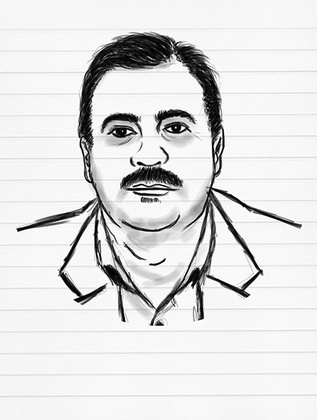
%> input picture notebook line in paint/paint/paint.jpg, 317 x 420 px, shrunk from 500 x 663 before the run
$ octave main.m   (GNU Octave 9; MATLAB toolbox functions it lacks are replaced by stand-ins)
%> lines starting %> are read from the running program, lines starting %| are printed output that depends on the picture; in (x1, y1, x2, y2) boxes, pixels count from 0 and x2, y2 are one past the last pixel; in counts of white or black regions, pixels touching at a corner belong together; the program's own positions count from 1
### notebook line in paint/median.m
function median_result = median(image_binary, x, y)

% amir shokri
% amirsh.nll@gmail.com

    img1 = image_binary;
    img2 = img1;

    median_number = [];
    new_value = 0;

    x_img = x;
    y_img = y;

    pixels = zeros(x_img, y_img);

    for i = 1:x_img
       for j= 1:y_img
        pixels(i, j) = img1(i, j);
       end
    end

    for i = 1:x_img
       for j= 1:y_img
           if(i == 1 && j == 1)
               median_number = [pixels(i, j) pixels(i, j+1) pixels(i+1, j) pixels(i+1, j+1)];
               median_number = sort(median_number);
               new_value = median_number(2);
           elseif(i == x_img && j == 1)
               median_number = [pixels(i-1, j) pixels(i-1, j+1) pixels(i, j) pixels(i-1, j+1)];
               median_number = sort(median_number);
               new_value = median_number(2);
           elseif(i == 1 && j == y_img)
               median_number = [pixels(i, j-1) pixels(i, j) pixels(i+1, j-1) pixels(i+1, j)];
               median_number = sort(median_number);
               new_value = median_number(2);
           elseif(i == x_img && j == y_img)
               median_number = [pixels(i-1, j-1) pixels(i-1, j) pixels(i, j-1) pixels(i, j)];
               median_number = sort(median_number);
               new_value = median_number(2);
           elseif(i == 1)
               median_number = [pixels(i, j-1) pixels(i, j) pixels(i, j+1) pixels(i+1, j-1) pixels(i+1, j) pixels(i+1, j+1)];
               median_number = sort(median_number);
               new_value = median_number(3);
           elseif(i == x_img)
               median_number = [pixels(i-1, j-1) pixels(i-1, j) pixels(i-1, j+1) pixels(i, j-1) pixels(i, j) pixels(i-1, j+1)];
               median_number = sort(median_number);
               new_value = median_number(3);
           elseif(j == 1)
               median_number = [pixels(i-1, j) pixels(i-1, j+1) pixels(i, j) pixels(i-1, j+1) pixels(i+1, j) pixels(i+1, j+1)];
               median_number = sort(median_number);
               new_value = median_number(3);
           elseif(j == y_img)
               median_number = [pixels(i-1, j-1) pixels(i-1, j) pixels(i, j-1) pixels(i, j) pixels(i+1, j-1) pixels(i+1, j)];
               median_number = sort(median_number);
               new_value = median_number(3);
           else
               median_number = [pixels(i-1, j-1) pixels(i-1, j) pixels(i-1, j+1) pixels(i, j-1) pixels(i, j) pixels(i-1, j+1) pixels(i+1, j-1) pixels(i+1, j) pixels(i+1, j+1)];
               median_number = sort(median_number);
               new_value = median_number(4);
           end

           img2(i, j) = new_value;
           new_value = 0;
       end
    end

    median_result = img2;

end

### notebook line in paint/mean.m
function mean_result = mean(image_binary, x, y)

  % amir shokri
  % amirsh.nll@gmail.com

    img1 = image_binary;
    img2 = img1;

    sum = 0;

    x_img = x;
    y_img = y;

    pixels = zeros(x_img, y_img);

    for i = 1:x_img
       for j= 1:y_img
        pixels(i, j) = img1(i, j);
       end
    end

    for i = 1:x_img
       for j= 1:y_img
           if(i == 1 && j == 1)
               sum = pixels(i, j) * pixels(i, j+1) * pixels(i+1, j) * pixels(i+1, j+1);
               sum = sum ^ (1/4);
           elseif(i == x_img && j == 1)
               sum = pixels(i-1, j) * pixels(i-1, j+1) * pixels(i, j) * pixels(i-1, j+1);
               sum = sum ^ (1/4);
           elseif(i == 1 && j == y_img)
               sum = pixels(i, j-1) * pixels(i, j) * pixels(i+1, j-1) * pixels(i+1, j);
               sum = sum ^ (1/4);
           elseif(i == x_img && j == y_img)
               sum = pixels(i-1, j-1) * pixels(i-1, j) * pixels(i, j-1) * pixels(i, j);
               sum = sum ^ (1/4);
           elseif(i == 1)
               sum = pixels(i, j-1) * pixels(i, j) * pixels(i, j+1) * pixels(i+1, j-1) * pixels(i+1, j) * pixels(i+1, j+1);
               sum = sum ^ (1/6);
           elseif(i == x_img)
               sum = pixels(i-1, j-1) * pixels(i-1, j) * pixels(i-1, j+1) * pixels(i, j-1) * pixels(i, j) * pixels(i-1, j+1);
               sum = sum ^ (1/6);
           elseif(j == 1)
               sum = pixels(i-1, j) * pixels(i-1, j+1) * pixels(i, j) * pixels(i-1, j+1) * pixels(i+1, j) * pixels(i+1, j+1);
               sum = sum ^ (1/6);
           elseif(j == y_img)
               sum = pixels(i-1, j-1) * pixels(i-1, j) * pixels(i, j-1) * pixels(i, j) * pixels(i+1, j-1) * pixels(i+1, j);
               sum = sum ^ (1/6);
           else
               sum = pixels(i-1, j-1) * pixels(i-1, j) * pixels(i-1, j+1) * pixels(i, j-1) * pixels(i, j) * pixels(i-1, j+1) * pixels(i+1, j-1) * pixels(i+1, j) * pixels(i+1, j+1);
               sum = sum ^ (1/9);
           end

           img2(i, j) = sum;
           sum = 0;
       end
    end
    mean_result = img2;
end

### notebook line in paint/main.m
clc;
clear;
close all;

% amir shokri
% amirsh.nll@gmail.com

image_raw       = imread('paint/paint.jpg');
%> image_raw is the input picture: size 420x317 uint8; min 0, max 255, mean 223.3
image_paint     = image_raw;
image_size      = size(image_paint);
%> image_size = [420 317]
image_x         = image_size(1);
%> image_x = 420
image_y         = image_size(2);
%> image_y = 317

size_check = size(image_size);
%> size_check = [1 2]
if(size_check(1, 2) > 2)
    image_paint = rgb2gray(image_paint);
end

image_bin   = imbinarize(image_paint, 'adaptive', 'ForegroundPolarity', 'dark', 'Sensitivity', 0.5);
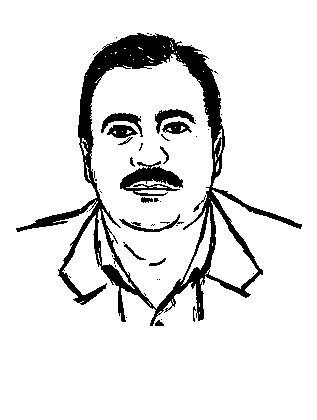
%> image_bin: size 420x317 logical; 89.6% white; 45 black regions (29 under 20 px), largest, box (x1, y1, x2, y2) and area: (16, 33, 302, 326) 10891, (120, 161, 183, 196) 1092, (155, 109, 196, 134) 347

SE1 = strel('line',6, 180);
SE2 = strel('line',2, 90);
SE3 = strel('line',7, 90);
image_erode = imerode(image_bin, SE2);
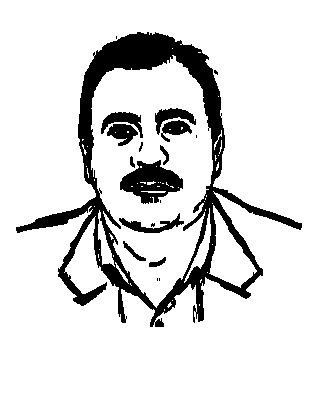
%> image_erode: size 420x317 logical; 87.1% white; 19 black regions (7 under 20 px), largest, box (x1, y1, x2, y2) and area: (16, 32, 302, 327) 13123, (120, 160, 183, 204) 1568, (101, 112, 143, 138) 438
image_dilate = imdilate(image_erode, SE1);
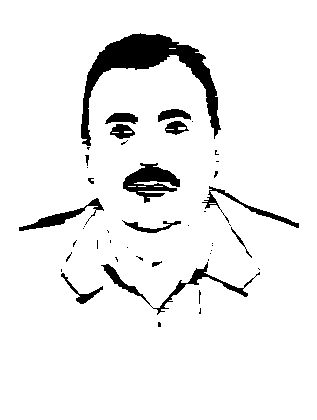
%> image_dilate: size 420x317 logical; 93.3% white; 45 black regions (30 under 20 px), largest, box (x1, y1, x2, y2) and area: (81, 33, 221, 146) 4032, (123, 163, 180, 203) 1156, (101, 262, 260, 315) 928
image_dilate = imdilate(image_dilate, SE3);
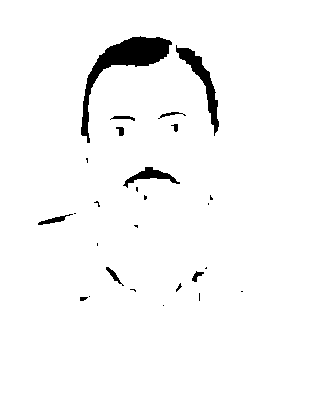
%> image_dilate: size 420x317 logical; 97% white; 27 black regions (15 under 20 px), largest, box (x1, y1, x2, y2) and area: (81, 36, 172, 143) 2157, (176, 45, 219, 136) 897, (123, 167, 180, 188) 387

median_result = median(image_dilate, image_x, image_y);
%> after the loop in median, `for i = 1:x_img`:
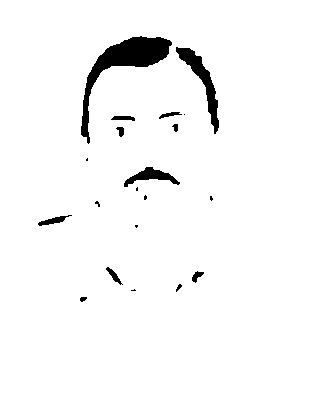
%> img2: size 420x317 logical; 96.8% white; 20 black regions (8 under 20 px), largest, box (x1, y1, x2, y2) and area: (81, 36, 172, 144) 2245, (176, 47, 219, 134) 934, (124, 167, 180, 187) 439
%> after the loop in median, `for i = 1:x_img`: median_number = [1 1 1 1]
mean_result = mean(image_dilate, image_x, image_y);
%> after the loop in mean, `for i = 1:x_img`:
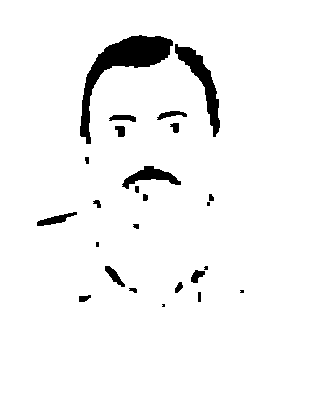
%> img2: size 420x317 logical; 95.8% white; 25 black regions (5 under 20 px), largest, box (x1, y1, x2, y2) and area: (80, 35, 173, 144) 2571, (175, 44, 220, 137) 1173, (122, 166, 181, 189) 558

figure;
subplot(1,2,1), imshow(image_raw);
title('image raw');
subplot(1,2,2), imshow(image_dilate);
title('image result');
